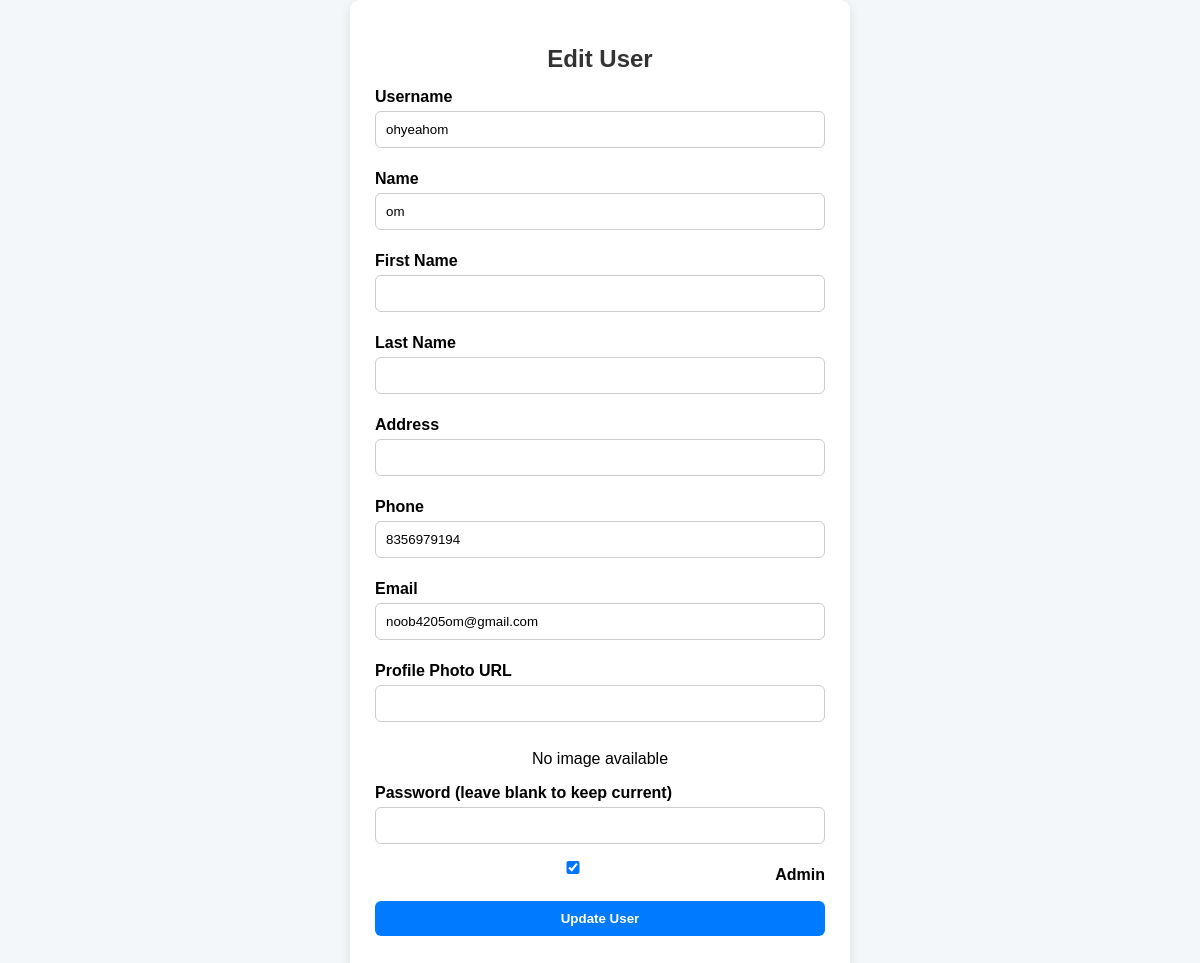
/edit_user.php?id=7 (signed in), run on the app's committed database.
### tables this page shows
CREATE TABLE `users` (
  `id` int NOT NULL,
  `username` varchar(50) NOT NULL,
  `name` varchar(100) NOT NULL,
  `profile_photo` varchar(255) DEFAULT NULL,
  `first_name` varchar(100) DEFAULT NULL,
  `last_name` varchar(100) DEFAULT NULL,
  `address` varchar(255) DEFAULT NULL,
  `phone` varchar(20) DEFAULT NULL,
  `email` varchar(100) NOT NULL,
  `password` varchar(255) NOT NULL,
  `is_admin` tinyint(1) NOT NULL DEFAULT '0'
);

### edit_user.php (the view, shortened to what this page needs)
<?php
require_once 'conn.php';
$id = intval($_GET['id']);
$result = $mysqli->query("SELECT * FROM users WHERE id = $id");
$user = $result->fetch_assoc();
?>
<!DOCTYPE html>
<html>
<head>
</head>
<body>
<div class="form-container">
    <h2>Edit User</h2>
    <form method="post">
        <label>Username</label>
        <input type="text" name="username" value="<?= htmlspecialchars($user['username']) ?>" required>
        <label>Name</label>
        <input type="text" name="name" value="<?= htmlspecialchars($user['name']) ?>">
        <label>First Name</label>
        <input type="text" name="first_name" value="<?= htmlspecialchars($user['first_name']) ?>">
        <label>Last Name</label>
        <input type="text" name="last_name" value="<?= htmlspecialchars($user['last_name']) ?>">
        <label>Address</label>
        <input type="text" name="address" value="<?= htmlspecialchars($user['address']) ?>">
        <label>Phone</label>
        <input type="text" name="phone" value="<?= htmlspecialchars($user['phone']) ?>">
        <label>Email</label>
        <input type="email" name="email" value="<?= htmlspecialchars($user['email']) ?>" required>
        <label>Profile Photo URL</label>
        <input type="url" name="profile_photo" value="<?= htmlspecialchars($user['profile_photo']) ?>">
        <div class="image-preview">
            <?php if (!empty($user['profile_photo'])): ?>
                <img src="<?= htmlspecialchars($user['profile_photo']) ?>" alt="Profile Photo">
            <?php else: ?>
                <p>No image available</p>
            <?php endif; ?>
        </div>
        <label>Password (leave blank to keep current)</label>
        <input type="password" name="password">
        <div class="checkbox-container">
            <input type="checkbox" name="is_admin" <?= $user['is_admin'] ? 'checked' : '' ?>>
            <label>Admin</label>
        </div>
        <button type="submit">Update User</button>
    </form>
</div>
</body>
</html>

### edit_user.php (style rules this page uses)
body { font-family: Arial, sans-serif; background: #f4f7f9; display: flex; justify-content: center; align-items: center; min-height: 100vh; margin: 0; }
.form-container { background: #fff; padding: 25px; border-radius: 10px; box-shadow: 0 4px 12px rgba(0,0,0,0.1); width: 450px; }
h2 { text-align: center; color: #333; margin-bottom: 15px; }
label { font-weight: bold; display: block; margin-top: 10px; margin-bottom: 5px; }
input, button { width: 100%; padding: 10px; margin-bottom: 12px; border: 1px solid #ccc; border-radius: 6px; box-sizing: border-box; }
button { background-color: #007BFF; color: white; font-weight: bold; border: none; cursor: pointer; transition: background-color 0.3s ease; }
.checkbox-container { display: flex; align-items: center; margin-bottom: 12px; }
.checkbox-container input[type="checkbox"] { margin-right: 8px; }
.image-preview { text-align: center; margin-bottom: 15px; }

### data on the page
users: username "ohyeahom", name "om", phone "8356979194", email "noob4205om@gmail.com", is_admin "☑"
